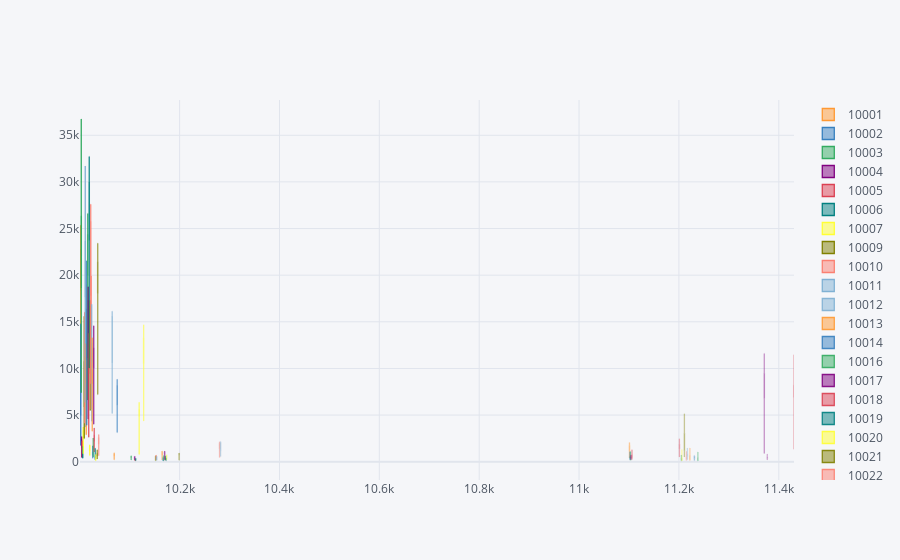

Notebook code cell kept with this figure:
### Code cell
filter_zip_daily_df.pivot_table('cnt', index='date', columns='zip_code').iplot(kind='box', x='zip_code')
